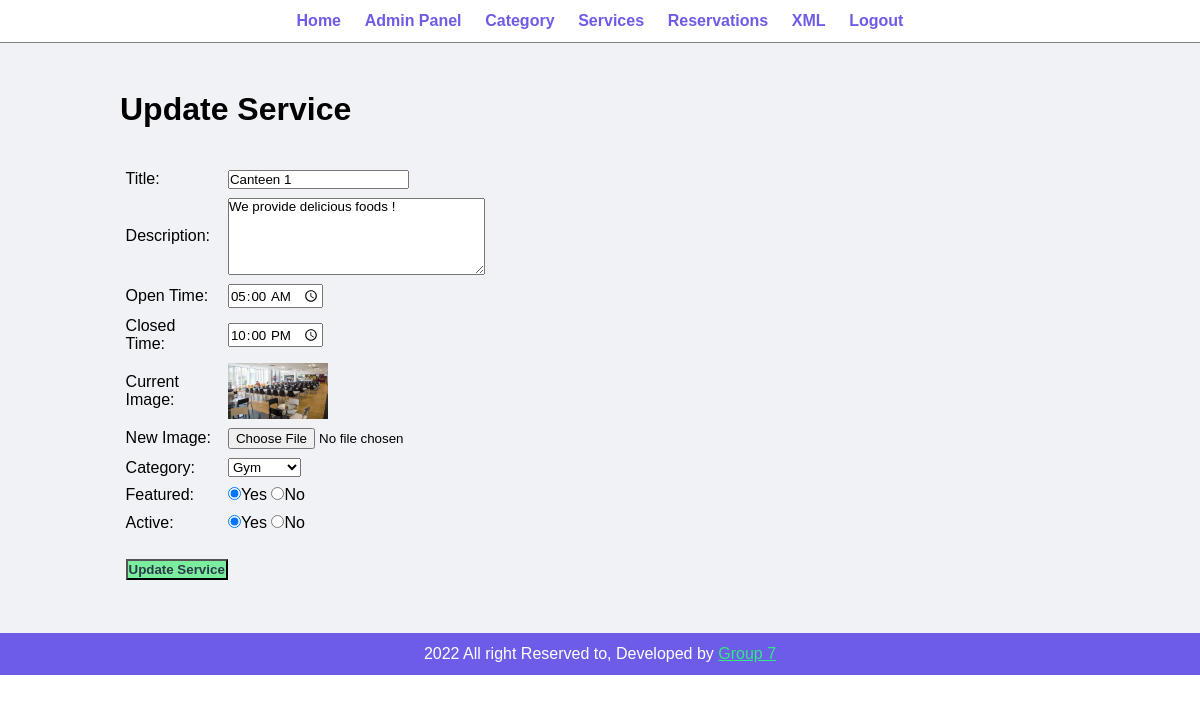
Page /admin/update-service.php?id=1 on the committed database.
### tables this page shows
CREATE TABLE `tbl_service` (
  `id` int(50) NOT NULL,
  `title` varchar(50) NOT NULL,
  `description` varchar(100) NOT NULL,
  `otime` time NOT NULL,
  `ctime` time NOT NULL,
  `image_name` varchar(100) NOT NULL,
  `category_id` int(50) NOT NULL,
  `featured` varchar(50) NOT NULL,
  `active` varchar(50) NOT NULL
);

### admin/update-service.php (the view, shortened to what this page needs)
<?php include('partials/menu.php'); ?>
<?php
if(isset($_GET['id']))
{
    $id=$_GET['id'];
    $sql2="SELECT * FROM tbl_service where id=$id";
    $res2= mysqli_query($conn,$sql2);
    $row2 = mysqli_fetch_assoc($res2);
    $title=$row2['title'];
    $description=$row2['description'];
    $otime=$row2['otime'];
    $ctime=$row2['ctime'];
    $current_image=$row2['image_name'];
    $featured=$row2['featured'];
    $active=$row2['active'];
}
else
{
    header('location:'.SITEURL.'admin/manage-service.php');
}
?>
<div class="main-content">
    <div class="wrapper">
        <h1>Update Service</h1>
        <br><br>
        <form action="" method="POST" enctype="multipart/form-data">
        <table class="tbl-30">
                       <tr>
                            <td>Title:</td>
                            <td><input type="text" name="title" value="<?php echo $title; ?>"></td>
                        </tr>
                        <tr>
                            <td>Description:</td>
                            <td><textarea name="description" cols="30" rows="5"><?php echo $description; ?></textarea></td>
                        </tr>
                        <tr>
                            <td>Open Time:</td>
                            <td><input type="time" name="otime" value="<?php echo $otime; ?>"></td>
                        </tr>
                        <tr>
                            <td>Closed Time:</td>
                            <td><input type="time" name="ctime" value="<?php echo $ctime; ?>" ></td>
                        </tr>
                        <tr>
                            <td>Current Image:</td>
                            <td>
                                <?php
                                if($current_image == "")
                                {
                                echo "<div class='error'>Image not Available </div>";
                                }
                                else
                                {
                                    ?>
                                    <img src="<?php echo SITEURL; ?>images/service/<?php echo $current_image; ?>"width="100px">
                                    <?php
                                }
                                ?>
                            </td>
                        </tr>
                        <tr>
                            <td>New Image:</td>
                            <td><input type="file" name="image" ></td>
                        </tr>
                        <tr>
                            <td>Category:</td>
                            <td>
                                <select name="category">
                                    <?php
                                    $sql="SELECT * FROM tbl_category WHERE active='Yes'";
                                    $res= mysqli_query($conn,$sql);
                                    $count=mysqli_num_rows($res);
                                    if($count>0){
                                        while($row=mysqli_fetch_assoc($res)){
                                            $category_id=$row['id'];
                                            $category_title=$row['title'];
                                            ?>
                                            <option <?php if($current_category=$category_id){echo "selected";}?>value="<?php echo $category_id;?>"><?php echo $category_title;?></option>
                                            <?php
                                        }
                                    }
                                    else{
                                        ?>
                                        <option value="0">No category found</option>
                                        <?php
                                    }
                                    ?>
                                </select>
                            </td>
                        </tr>
                        <tr>
                            <td> Featured:</td>
                            <td>
                                <input <?php if($featured=="Yes") {echo "checked";}?> type="radio" name="featured" value="Yes">Yes
                                <input <?php if($featured=="No") {echo "checked";}?> type="radio" name="featured" value="No">No
                            </td>
                       </tr>
                       <tr>
                            <td> Active:</td>
                            <td>
                               <input <?php if($active=="Yes") {echo "checked";}?> type="radio" name="active" value="Yes">Yes
                               <input <?php if($active=="No") {echo "checked";}?> type="radio" name="active" value="No">No
                            </td>
                       </tr>
                       <tr>
                            <td>
                            <br><input type="submit" name="submit" value="Update Service" class="btn-secondary">
                            </td>
                       </tr>
       </table>
       </form>
    </div>
</div>
<?php include('partials/footer.php'); ?>

### css/admin.css (style rules this page uses)
* { margin: 0; padding: 0; font-family: Arial, Helvetica, sans-serif; }
.wrapper { padding: 1%; width: 80%; margin: 0 auto; }
.tbl-30 { width: 30%; }
.btn-secondary { background-color: #7bed9f; padding: 1%; color: #2C3A47; text-decoration: none; font-weight: bold; }
table tr td { padding: 1%; }
.main-content { background-color: #f1f2f6; padding: 3% 0; }

### rows in the picture
tbl_service: title "Canteen 1", description "We provide delicious foods !", otime "05:00:00", ctime "22:00:00", image_name (picture), featured "☑", active "☑"

### other values in the picture
form field category "Gym"
